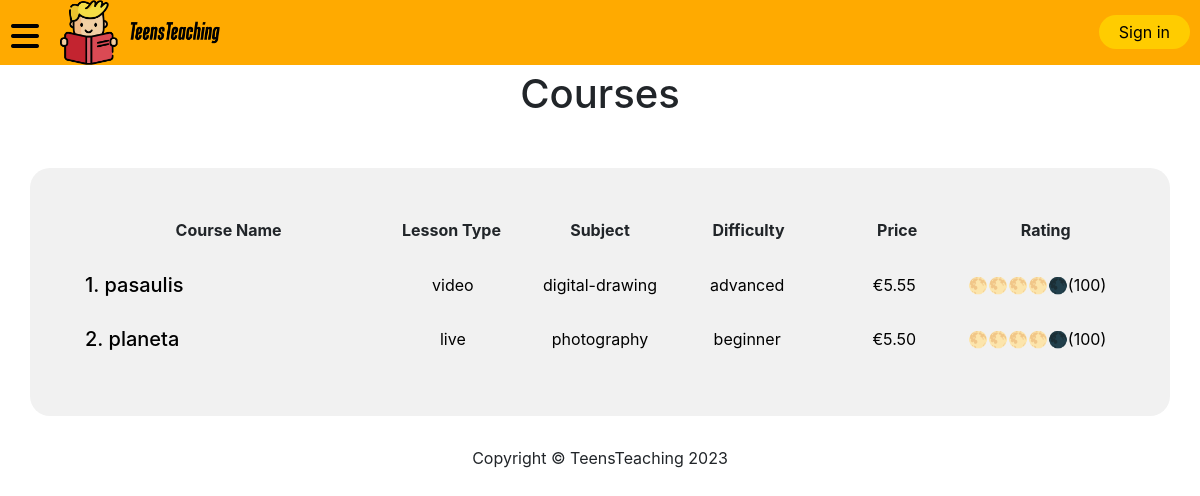
The page /courses/index.php on the database as committed earlier.
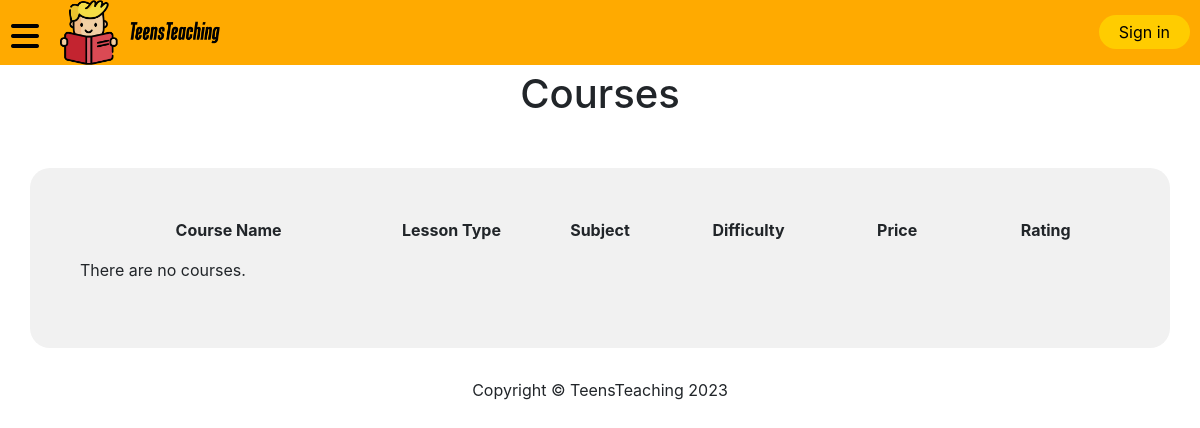
The same page on the database as committed later.
### tables this page shows
CREATE TABLE `Courses` (
  `id` int(11) NOT NULL,
  `teacher_id` int(11) NOT NULL,
  `course_subject` varchar(250) NOT NULL,
  `course_type` varchar(250) NOT NULL,
  `course_difficulty` varchar(250) NOT NULL,
  `course_name` varchar(250) NOT NULL,
  `course_description` text DEFAULT NULL,
  `course_intro_video` varchar(500) DEFAULT NULL,
  `course_price` decimal(6,2) NOT NULL DEFAULT 0.00,
  `json_blob` longtext DEFAULT NULL CHECK (json_valid(`json_blob`)),
  `creation_date` datetime NOT NULL DEFAULT CURRENT_TIMESTAMP
);

### courses/index.php (the view, shortened to what this page needs)
<?php
$config = include($_SERVER["DOCUMENT_ROOT"] . "/teensteaching/config.php");
$has_courses = false;
$db = new mysqli($config['db_host'], $config['db_username'], $config['db_password'], $config['db_database']);
if ($db->connect_error) {
    die();
} else {
    if (isset($_GET['filter'])) {
        $filter = test_input($_GET['filter']);
        if (!empty($filter)){
            $qry = "SELECT * FROM Courses WHERE course_subject = '$filter'";
        } else {
            $qry = "SELECT * FROM Courses";
        }
    } else{
        $qry = "SELECT * FROM Courses";
    }
    $result = $db->query($qry);
    if ($result) {
        if ((mysqli_num_rows($result) > 0)) {
            $has_courses = true;
        }
    }
}
?>
<!DOCTYPE html>
<html lang="en">
<head>
    <?php include '../partials/stylesheets.php'; ?>
</head>
<body>
    <?php include '../partials/nav.php'; ?>
    <h1>Courses</h1>
    <div class="profile" id="courses">
        <div class="headers">
            <p>Course Name</p>
            <p>Lesson Type</p>
            <p>Subject</p>
            <p>Difficulty</p>
            <p>Price</p>
            <p>Rating</p>
        </div>
        <?php
        if ($has_courses) {
            $count = 0;
            while ($row = mysqli_fetch_array($result)) {
                $count += 1;
                echo "<a href='../course/view.php?id=".$row['id']."'"." class='course-link'>";
                echo "<div class='course-card'>";
                echo "<h3>".$count.". ".$row['course_name']."</h3>";
                echo "<p>".$row['course_type']."</p>";
                echo "<p>".$row['course_subject']."</p>";
                echo "<p>".$row['course_difficulty']."</p>";
                echo "<p>€".$row['course_price']."</p>";
                echo "<div class='rating'>";
                echo "<p>🌕🌕🌕🌕🌑</p>";
                echo "<p>(100)</p>";
                echo "</div>";
                echo "</div>";
                echo "</a> ";
            }
        } else {
            echo "<p>There are no courses.</p>";
        }
        ?>
    </div>
    <?php include '../partials/footer.php'; ?>
</body>
</html>

### partials/stylesheets.php (shortened to what this page needs)
<link rel="stylesheet" href="https://stackpath.bootstrapcdn.com/bootstrap/4.5.2/css/bootstrap.min.css">
<link rel="stylesheet" href="<?php echo SCRIPT_ROOT .'/static/style.css'?>">
<link rel="stylesheet" href="https://cdnjs.cloudflare.com/ajax/libs/font-awesome/6.2.1/css/all.min.css">
<link rel="stylesheet" href="https://cdnjs.cloudflare.com/ajax/libs/font-awesome/6.2.1/css/all.css">

### partials/nav.php (shortened to what this page needs)
<nav>
    <div class="nav-color">
        <div class="flex">
            <a href="#" class="burger" href="javascript:void(0);" onclick="myFunction()"><i id="burger" class="fa-solid fa-bars fa-2x fa-fw"></i></a>
            <a href="/teensteaching"><img src="/teensteaching/static/images/icon2.png" alt=""></a>
        </div>
        <?php
        echo "<div class='flex'>";
        if (!isset($_SESSION['email'])) {
            echo '<a href="/teensteaching/login" class="sign-in">Sign in</a>';
        }
        echo "</div>";
        ?>
    </div>
</nav>

### partials/footer.php
<footer>
    <p>Copyright © TeensTeaching <?php echo date('Y'); ?></p>
</footer>

### static/style.css (style rules this page uses)
*, *::before, *::after { box-sizing: border-box; }
body { margin: 0; padding-top: 70px; }
body h1 { text-align: center; }
nav { top: 0; width: 100%; overflow: visible; position: fixed; z-index: 99; }
.nav-color { background-color: #FFAA00; margin: 0; display: flex; justify-content: space-between; }
nav img { max-width: 160px; margin: auto 10px; }
nav a { text-decoration: none; color: black; display: block; }
nav .flex { display: flex; }
.burger { margin-top: 10px; }
.burger i { margin: 10px 5px; }
.sign-in { padding: 5px 20px; background-color: #FFCC00; border-radius: 50px; }
#balance, .sign-in { height: fit-content; margin: auto 10px; }
.profile { max-width: 1000px; width: 95%; margin: auto; margin-top: 50px; padding: 50px; background-color: rgb(241, 241, 241); padding: 50px; border-radius: 20px; }
#courses { width: 95%; max-width: 1500px; }
#courses .headers { display: grid; grid-template-columns: 2fr 1fr 1fr 1fr 1fr 1fr; align-items: center; justify-items: center; }
.headers p { font-weight: 700; }
footer { margin-top: 30px; text-align: center; }
.profile .course-card { display: grid; grid-template-columns: 2fr 1fr 1.2fr 0.5fr; align-items: center; justify-items: center; }
.profile .course-link h3 { width: 100%; font-size: 20px; margin: 10px; }
.profile .course-card p { margin: 0; }
.course-link { text-decoration: none; color: black; display: block; padding: 5px; border-radius: 20px; }
#courses .course-card { display: grid; grid-template-columns: 2fr 1fr 1fr 1fr 1fr 1fr; align-items: center; justify-items: center; }
#courses .rating { display: flex; width: 100%; }
.rating { text-align: left; width: 100%; }

Rows that differ between the two databases and show on the page:
removed courses: course_name "pasaulis", course_type "video", course_subject "digital-drawing", course_difficulty "advanced", course_price "5.55"
removed courses: course_name "planeta", course_type "live", course_subject "photography", course_difficulty "beginner", course_price "5.50"
Other text that changed with them:
text now shown: "There are no courses."
